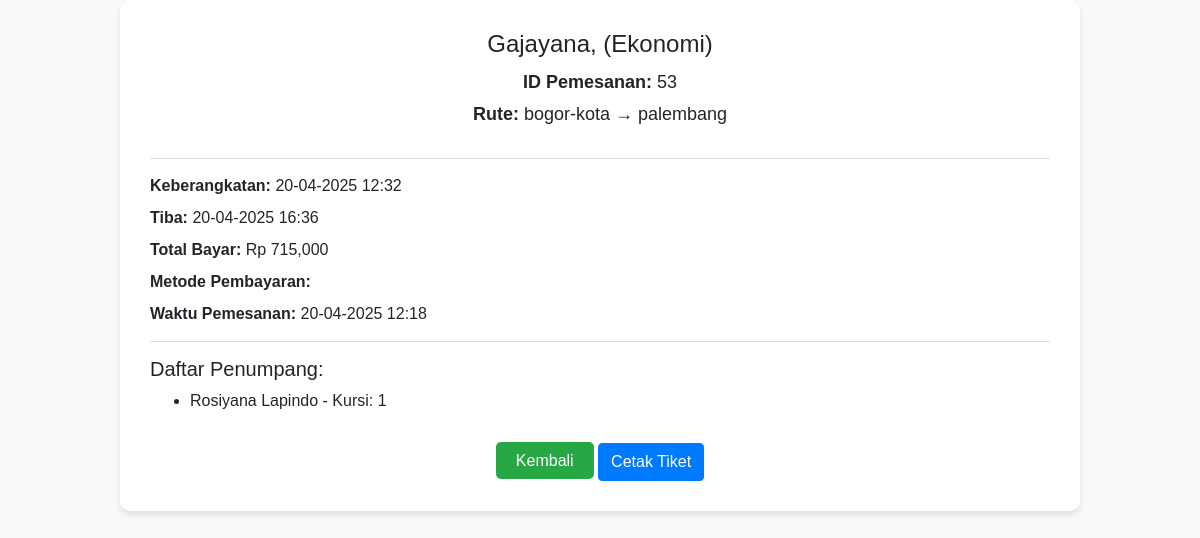
Screenshot of /pengguna/detail.php?id=53 (signed in) with the database file from the repository.
### tables this page shows
CREATE TABLE `pemesanan` (
  `id` int(11) NOT NULL,
  `id_user` int(11) NOT NULL,
  `id_jadwal` int(11) NOT NULL,
  `jumlah_tiket` int(11) NOT NULL,
  `total_bayar` decimal(10,2) NOT NULL,
  `status_bayar` enum('belum bayar','sudah bayar') NOT NULL,
  `bukti_pembayaran` varchar(255) DEFAULT NULL,
  `metode_pembayaran` varchar(50) DEFAULT NULL,
  `waktu_pemesanan` timestamp NOT NULL DEFAULT current_timestamp()
);

CREATE TABLE `kereta` (
  `id` int(11) NOT NULL,
  `nama_kereta` varchar(100) NOT NULL,
  `jenis` enum('Ekonomi','Bisnis','Eksekutif') NOT NULL,
  `kapasitas` int(11) NOT NULL
);

CREATE TABLE `jadwal` (
  `id` int(11) NOT NULL,
  `id_kereta` int(11) NOT NULL,
  `asal` varchar(100) NOT NULL,
  `tujuan` varchar(100) NOT NULL,
  `waktu_berangkat` datetime NOT NULL,
  `waktu_tiba` datetime NOT NULL,
  `harga` decimal(10,2) NOT NULL
);

### pengguna/detail.php (the view, shortened to what this page needs)
<?php
require_once '../koneksi.php';
$id_user = $_SESSION['id_user'];
$id_pemesanan = (int)$_GET['id'];
$query = "
    SELECT
        p.*,
        j.asal AS berangkat_dari,
        j.tujuan,
        j.waktu_berangkat,
        j.waktu_tiba,
        k.nama_kereta,
        k.jenis,
        (SELECT COUNT(*) FROM penumpang WHERE id_pemesanan = p.id) AS jumlah_penumpang,
        GROUP_CONCAT(pe.nama_penumpang ORDER BY pe.id SEPARATOR ', ') AS nama_penumpang,
        GROUP_CONCAT(pe.no_kursi ORDER BY pe.id SEPARATOR ', ') AS no_kursi
    FROM pemesanan p
    JOIN jadwal j ON p.id_jadwal = j.id
    JOIN kereta k ON j.id_kereta = k.id
    LEFT JOIN penumpang pe ON pe.id_pemesanan = p.id
    WHERE p.id_user = '$id_user' AND p.id = '$id_pemesanan'
    GROUP BY p.id
";
$result = mysqli_query($conn, $query);
$data = mysqli_fetch_assoc($result);
?>
<!DOCTYPE html>
<html lang="en">
<head>
    <link rel="stylesheet" href="https://stackpath.bootstrapcdn.com/bootstrap/4.5.2/css/bootstrap.min.css">
</head>
<body>
<div class="ticket-container">
    <div class="ticket-header">
        <h3><?= htmlspecialchars($data['nama_kereta']) ?> (<?= htmlspecialchars($data['jenis']) ?>)</h3>
        <p><strong>ID Pemesanan:</strong> <?= htmlspecialchars($data['id']) ?></p>
        <p><strong>Rute:</strong> <?= htmlspecialchars($data['berangkat_dari']) ?> → <?= htmlspecialchars($data['tujuan']) ?></p>
    </div>
    <div class="ticket-details">
        <p><strong>Keberangkatan:</strong> <?= date('d-m-Y H:i', strtotime($data['waktu_berangkat'])) ?></p>
        <p><strong>Tiba:</strong> <?= date('d-m-Y H:i', strtotime($data['waktu_tiba'])) ?></p>
        <p><strong>Total Bayar:</strong> Rp <?= number_format($data['total_bayar'], 3, ',', '.') ?></p>
        <p><strong>Metode Pembayaran:</strong> <?= htmlspecialchars($data['metode_pembayaran']) ?></p>
        <p><strong>Waktu Pemesanan:</strong> <?= date('d-m-Y H:i', strtotime($data['waktu_pemesanan'])) ?></p>
    </div>
    <div class="ticket-details">
        <h5>Daftar Penumpang:</h5>
        <ul>
            <?php
            $penumpangNames = explode(',', $data['nama_penumpang']);
            $penumpangSeats = explode(',', $data['no_kursi']);
            foreach ($penumpangNames as $key => $penumpang) {
                echo '<li>' . htmlspecialchars($penumpang) . ' - Kursi: ' . htmlspecialchars($penumpangSeats[$key]) . '</li>';
            }
            ?>
        </ul>
    </div>
    <div class="ticket-footer">
        <a href="tiket_saya.php" class="btn-back">Kembali</a>
        <button class="btn btn-primary" onclick="window.print();">Cetak Tiket</button>
    </div>
</div>
</body>
</html>

### pengguna/detail.php (style rules this page uses)
body { font-family: 'Arial', sans-serif; background-color: #f8f9fa; }
.ticket-container { background: #fff; border-radius: 10px; padding: 30px; box-shadow: 0 4px 6px rgba(0, 0, 0, 0.1); margin-top: 50px; width: 80%; margin: 0 auto; }
.ticket-header { text-align: center; margin-bottom: 30px; }
.ticket-header h3 { font-size: 24px; margin-bottom: 10px; }
.ticket-header p { font-size: 18px; margin-bottom: 5px; }
.ticket-details { border-top: 1px solid #ddd; padding-top: 15px; margin-top: 15px; }
.ticket-details p { font-size: 16px; margin-bottom: 8px; }
.ticket-footer { text-align: center; margin-top: 30px; }
.btn-back { background-color: #28a745; color: white; padding: 10px 20px; font-size: 16px; border-radius: 5px; text-decoration: none; }

### rows the page displays
pemesanan: kereta.nama_kereta "Gajayana,", kereta.jenis "Ekonomi", id "53", id_jadwal.asal "bogor-kota", id_jadwal.tujuan "palembang", id_jadwal.waktu_berangkat "20-04-2025 12:32", id_jadwal.waktu_tiba "20-04-2025 16:36", total_bayar "715,000", waktu_pemesanan "20-04-2025 12:18", penumpang "Rosiyana Lapindo", key "1"
